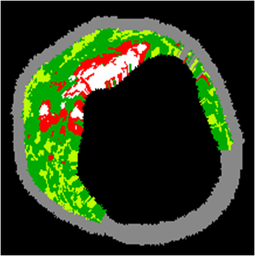
#> input picture 1.bmp, 255 x 256 px, shrunk from 400 x 401 before the run
$ python KMeansKNN.py
#> lines starting #> are read from the running program, lines starting #| are printed output that depends on the picture
import cv2
import numpy as np
import matplotlib.pyplot as plt
from sklearn.decomposition import PCA
from sklearn.model_selection import train_test_split
from sklearn.metrics import accuracy_score

####### Importing the image #######
img = cv2.imread('1.bmp')
#> img is the input picture: shape (256, 255, 3); mean B, G, R 29.2, 59.3, 44.6
img = cv2.cvtColor(img, cv2.COLOR_BGR2RGB)
im = img.reshape((-1, 3))
im = np.float32(im)

### PCA ####
pca = PCA(3)
im = pca.fit_transform(im)

n_clusers = 3
sub = n_clusers // 4  # for arranging the clusters in the figure

#### KMeans ####
_, labels, center = cv2.kmeans(im, n_clusers, None, criteria=(cv2.TERM_CRITERIA_EPS | cv2.TERM_CRITERIA_COUNT, 10, 1.0), attempts=100, flags=cv2.KMEANS_PP_CENTERS)
#> center = [[-77.18, -9.51, 1.86], [165, -47.49, 8.61], [78.75, 103, -19.19]]

#### KNN ####
(trainX, testX, trainY, testY) = train_test_split(im, labels, test_size=0.75)
#> trainY = 16320 values, max 2 at index 1, min 0 at index 0, mean 0.538

knn = cv2.ml.KNearest_create()
knn.train(trainX, cv2.ml.ROW_SAMPLE, np.ravel(trainY,order='C'))
_, results,_,_ = knn.findNearest(im, k=n_clusers)

score = 100.00 * accuracy_score(labels, results)
#> score = 99.94
print("Accuracy: {:.2f}%".format(score))
#| Accuracy: 99.94%

im = im.reshape(img.shape) # reshape the image to the original shape
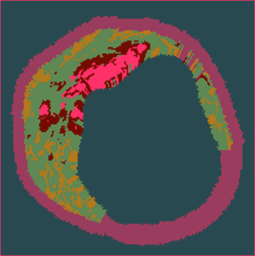
#> im: shape (256, 255, 3) float32; mean R, G, B 0, 0, 0; drawn with min black and max white

fig = plt.figure()
fig.canvas.set_window_title('Image Segmentation K-Means and KNN - Mohammed K Jumaah')
plt.subplot(sub+1,4,1)
plt.imshow(img)
plt.title('Original Image', color='b')
plt.axis('off')
for i in range(n_clusers):
    mask = np.zeros(im.shape)
    for j in range(im.shape[0]):
        for k in range(im.shape[1]):
            if results[j * im.shape[1] + k] == i:
                mask[j, k] = im[j, k]
    plt.subplot(sub+1, 4, i + 2)
    plt.imshow(mask)
    plt.title('Cluster_' + str(i+1))
    plt.axis('off')
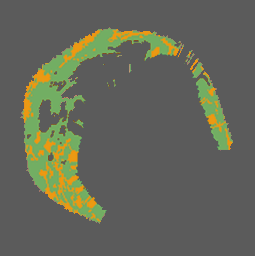
#> mask: shape (256, 255, 3) float64; mean R, G, B 12.5, 16.3, -3; drawn with min black and max white
plt.figtext(0.5, 0.05, 'Accuracy: {:.2f}%'.format(score), ha='center', fontsize=13, fontweight='bold', color='b')
fm = plt.get_current_fig_manager()
fm.window.showMaximized()
plt.show()
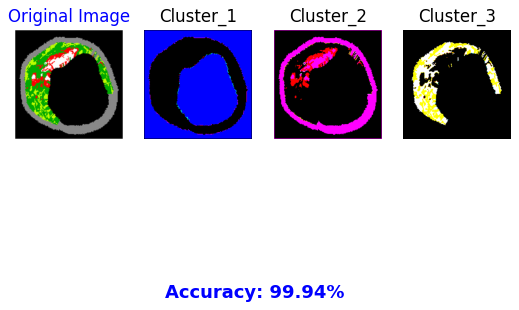
#> figure drawn by matplotlib, 4 panels

$ run again, with 275607724_4990630254331618_819786942736628226_n.png saved as 1.bmp
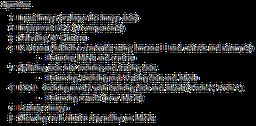
#> input picture 275607724_4990630254331618_819786942736628226_n.png, 256 x 126 px, shrunk from 998 x 490 before the run
#> img is the input picture: shape (126, 256, 3); mean B, G, R 35.1, 35.2, 34.9
#> center = [[283.9, -1.17, 9.25], [-58.59, -0.106, 0.564], [105.6, 0.662, -4.38]]
#> trainY = 8064 values, max 2 at index 0, min 0 at index 7, mean 1.15
#> score = 99.73
#| Accuracy: 99.73%
#> after the loop `for i in range(n_clusers):`:
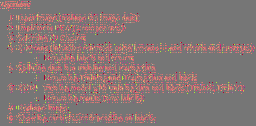
#> mask: shape (126, 256, 3) float64; mean R, G, B 23.8, 0.2, -1; drawn with min black and max white
#> `plt.show()`:
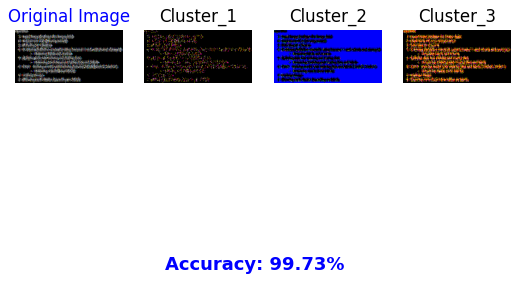
#> figure drawn by matplotlib, 4 panels

$ run again, with KMeans_KNN.png saved as 1.bmp
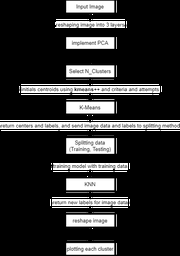
#> input picture KMeans_KNN.png, 180 x 256 px, shrunk from 446 x 634 before the run
#> img is the input picture: shape (256, 180, 3); min 0, max 255, mean 48.7
#> center = [[-83.78, 1.79e-06, -1.25e-06], [344.7, -1.24e-05, 4.41e-06], [185.4, -3.43e-06, 1.19e-06]]
#> trainY = 11520 values, max 2 at index 49, min 0 at index 0, mean 0.275
#> score = 100
#| Accuracy: 100.00%
#> after the loop `for i in range(n_clusers):`:
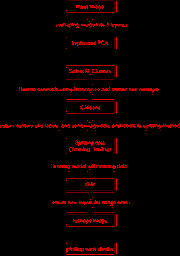
#> mask: shape (256, 180, 3) float64; mean R, G, B 11.7, 0, 0; drawn with min black and max white
#> `plt.show()`:
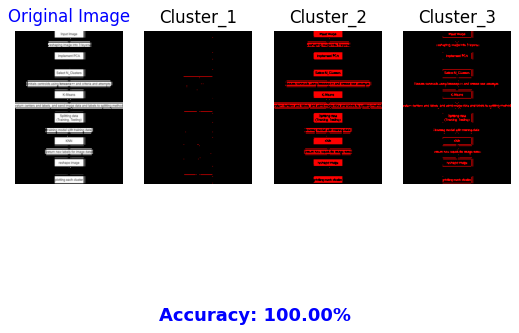
#> figure drawn by matplotlib, 4 panels
